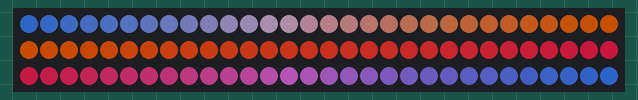
The sketch below on a simulated Arduino Uno, built with avr-gcc and run on an emulated ATmega328P. Parts: 90 RGB LEDs in strip order, left to right, continuing on the next row. Dim RGB values are drawn brighter than linear.

Above: at 0.03 s.
At 5.0 s:
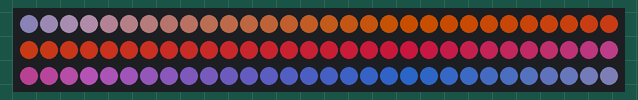
At 9.96 s:
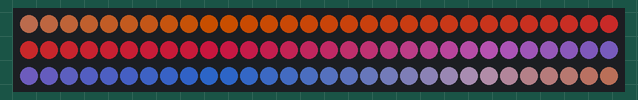
At 19.9 s:
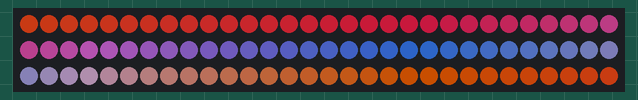
At 29.83 s:
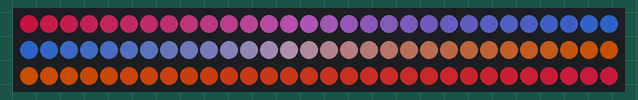
At 39.9 s:
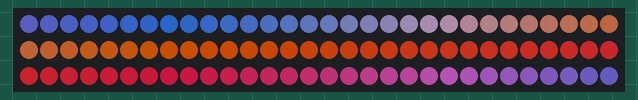

The sketch:

Neopixel_Apple_Intelligence.ino
```cpp
#include <Adafruit_NeoPixel.h>

#define LED_PIN    6      // Pin connected to the data line of the LED strip
#define NUM_LEDS   90     // Number of LEDs in the strip
#define BRIGHTNESS 100     // Set brightness (0 - 255)
#define SPEED      1      // Speed of the gradient flow

Adafruit_NeoPixel strip = Adafruit_NeoPixel(NUM_LEDS, LED_PIN, NEO_GRB + NEO_KHZ800);

// Define the colors to use in the gradient
uint32_t colors[] = {
  strip.Color(54, 128, 255),    // Blue
  strip.Color(255, 101, 0),    // Yellow
  strip.Color(255, 30, 80),     // Red
};


const int numColors = sizeof(colors) / sizeof(colors[0]);

void setup() {
  strip.begin();
  strip.setBrightness(BRIGHTNESS);
  strip.show();
}

void loop() {
  static uint16_t offset = 0;
  offset++;

  // Iterate over each LED to set its color
  for (int i = 0; i < NUM_LEDS; i++) {
    // Calculate which color segment this LED is in
    float position = (float(i) / NUM_LEDS + offset * 0.01) * numColors;
    int colorIndex1 = int(position) % numColors;
    int colorIndex2 = (colorIndex1 + 1) % numColors;
    float blendFactor = position - int(position);

    // Blend between the two colors
    uint32_t color = blendColors(colors[colorIndex1], colors[colorIndex2], blendFactor);
    strip.setPixelColor(i, color);
  }

  strip.show();
  delay(20);  // Small delay to control the speed of the motion
}

// Function to blend between two colors
uint32_t blendColors(uint32_t color1, uint32_t color2, float blend) {
  uint8_t r1 = (color1 >> 16) & 0xFF;
  uint8_t g1 = (color1 >> 8) & 0xFF;
  uint8_t b1 = color1 & 0xFF;

  uint8_t r2 = (color2 >> 16) & 0xFF;
  uint8_t g2 = (color2 >> 8) & 0xFF;
  uint8_t b2 = color2 & 0xFF;

  uint8_t r = r1 + (r2 - r1) * blend;
  uint8_t g = g1 + (g2 - g1) * blend;
  uint8_t b = b1 + (b2 - b1) * blend;

  return strip.Color(r, g, b);
}
```
